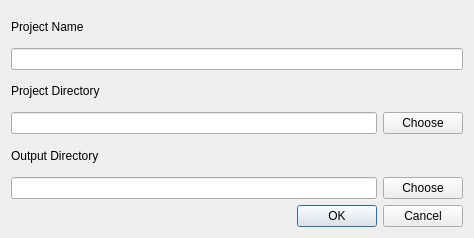
<?xml version="1.0" encoding="UTF-8"?>
<ui version="4.0">
 <class>NewProjWindow</class>
 <widget class="QDialog" name="NewProjWindow">
  <property name="geometry">
   <rect>
    <x>0</x>
    <y>0</y>
    <width>474</width>
    <height>238</height>
   </rect>
  </property>
  <property name="windowTitle">
   <string>Dialog</string>
  </property>
  <layout class="QVBoxLayout" name="verticalLayout_2">
   <item>
    <widget class="QLabel" name="label">
     <property name="text">
      <string>Project Name</string>
     </property>
    </widget>
   </item>
   <item>
    <widget class="QLineEdit" name="name_edit"/>
   </item>
   <item>
    <widget class="QLabel" name="label_2">
     <property name="text">
      <string>Project Directory</string>
     </property>
    </widget>
   </item>
   <item>
    <layout class="QHBoxLayout" name="horizontalLayout">
     <property name="bottomMargin">
      <number>0</number>
     </property>
     <item>
      <widget class="QLineEdit" name="dir_edit"/>
     </item>
     <item>
      <widget class="QPushButton" name="dir_btn">
       <property name="text">
        <string>Choose</string>
       </property>
      </widget>
     </item>
    </layout>
   </item>
   <item>
    <widget class="QLabel" name="label_3">
     <property name="text">
      <string>Output Directory</string>
     </property>
    </widget>
   </item>
   <item>
    <layout class="QHBoxLayout" name="horizontalLayout_2">
     <property name="topMargin">
      <number>0</number>
     </property>
     <item>
      <widget class="QLineEdit" name="output_dir_edit"/>
     </item>
     <item>
      <widget class="QPushButton" name="output_dir_btn">
       <property name="text">
        <string>Choose</string>
       </property>
      </widget>
     </item>
    </layout>
   </item>
   <item>
    <widget class="QDialogButtonBox" name="buttonBox">
     <property name="orientation">
      <enum>Qt::Horizontal</enum>
     </property>
     <property name="standardButtons">
      <set>QDialogButtonBox::Cancel|QDialogButtonBox::Ok</set>
     </property>
    </widget>
   </item>
  </layout>
 </widget>
 <resources/>
 <connections>
  <connection>
   <sender>buttonBox</sender>
   <signal>accepted()</signal>
   <receiver>NewProjWindow</receiver>
   <slot>accept()</slot>
   <hints>
    <hint type="sourcelabel">
     <x>248</x>
     <y>254</y>
    </hint>
    <hint type="destinationlabel">
     <x>157</x>
     <y>274</y>
    </hint>
   </hints>
  </connection>
  <connection>
   <sender>buttonBox</sender>
   <signal>rejected()</signal>
   <receiver>NewProjWindow</receiver>
   <slot>reject()</slot>
   <hints>
    <hint type="sourcelabel">
     <x>316</x>
     <y>260</y>
    </hint>
    <hint type="destinationlabel">
     <x>286</x>
     <y>274</y>
    </hint>
   </hints>
  </connection>
 </connections>
</ui>
